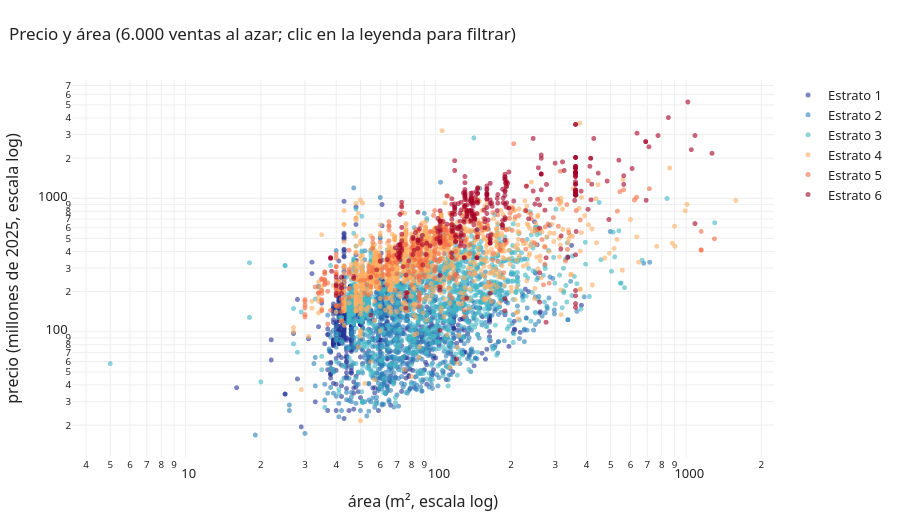

The notebook cell this image was saved under:
### Markdown cell above
## Precio y área

### Code cell
m = viv[viv.estrato.isin(ESTRATOS)].sample(6000, random_state=1)
fig = px.scatter(m, x="area", y="precio_M", color="estrato_txt", log_x=True, log_y=True, opacity=0.6,
                 category_orders={"estrato_txt": NOMBRES_ESTRATO}, color_discrete_sequence=COLORES_ESTRATO,
                 custom_data=["barrio_txt", "precio_txt"],
                 labels={"area": "área (m², escala log)", "precio_M": "precio (millones de 2025, escala log)",
                         "estrato_txt": ""})
fig.update_traces(marker_size=5, hovertemplate="<b>%{customdata[0]}</b><br>%{x:.0f} m²<br>%{customdata[1]}<extra></extra>")
mostrar(fig, "Precio y área (6.000 ventas al azar; clic en la leyenda para filtrar)", alto=520)

rho, p = stats.spearmanr(viv.precio_real, viv.area)
z, ee = np.arctanh(rho), 1 / np.sqrt(len(viv) - 3)
li, ls = np.tanh([z - 1.96 * ee, z + 1.96 * ee])
anotar("¿El precio sube con el área?", "Correlación de Spearman", rho, p,
       f"rho = {rho:.2f} (IC 95%: {li:.2f} a {ls:.2f})")

### Figure 1 — Plotly figure (JSON) as saved in the notebook; plotly's stock layout.template omitted (floating-point values rounded to 4 significant figures; data arrays with more than 128 entries replaced by an {"elided": "..."} marker saying what was removed)
{"data": [{"customdata": {"elided": "1258x2 str values"}, "hovertemplate": "<b>%{customdata[0]}</b><br>%{x:.0f} m²<br>%{customdata[1]}<extra></extra>", "legendgroup": "Estrato 1", "marker": {"color": "#253494", "opacity": 0.6, "size": 5, "symbol": "circle"}, "mode": "markers", "name": "Estrato 1", "showlegend": true, "type": "scattergl", "x": {"elided": "1258 float values"}, "xaxis": "x", "y": {"elided": "1258 float values"}, "yaxis": "y"}, {"customdata": {"elided": "917x2 str values"}, "hovertemplate": "<b>%{customdata[0]}</b><br>%{x:.0f} m²<br>%{customdata[1]}<extra></extra>", "legendgroup": "Estrato 2", "marker": {"color": "#2C7FB8", "opacity": 0.6, "size": 5, "symbol": "circle"}, "mode": "markers", "name": "Estrato 2", "showlegend": true, "type": "scattergl", "x": {"elided": "917 float values"}, "xaxis": "x", "y": {"elided": "917 float values"}, "yaxis": "y"}, {"customdata": {"elided": "1502x2 str values"}, "hovertemplate": "<b>%{customdata[0]}</b><br>%{x:.0f} m²<br>%{customdata[1]}<extra></extra>", "legendgroup": "Estrato 3", "marker": {"color": "#41B6C4", "opacity": 0.6, "size": 5, "symbol": "circle"}, "mode": "markers", "name": "Estrato 3", "showlegend": true, "type": "scattergl", "x": {"elided": "1502 float values"}, "xaxis": "x", "y": {"elided": "1502 float values"}, "yaxis": "y"}, {"customdata": {"elided": "1621x2 str values"}, "hovertemplate": "<b>%{customdata[0]}</b><br>%{x:.0f} m²<br>%{customdata[1]}<extra></extra>", "legendgroup": "Estrato 4", "marker": {"color": "#FDAE61", "opacity": 0.6, "size": 5, "symbol": "circle"}, "mode": "markers", "name": "Estrato 4", "showlegend": true, "type": "scattergl", "x": {"elided": "1621 float values"}, "xaxis": "x", "y": {"elided": "1621 float values"}, "yaxis": "y"}, {"customdata": {"elided": "331x2 str values"}, "hovertemplate": "<b>%{customdata[0]}</b><br>%{x:.0f} m²<br>%{customdata[1]}<extra></extra>", "legendgroup": "Estrato 5", "marker": {"color": "#F46D43", "opacity": 0.6, "size": 5, "symbol": "circle"}, "mode": "markers", "name": "Estrato 5", "showlegend": true, "type": "scattergl", "x": {"elided": "331 float values"}, "xaxis": "x", "y": {"elided": "331 float values"}, "yaxis": "y"}, {"customdata": {"elided": "371x2 str values"}, "hovertemplate": "<b>%{customdata[0]}</b><br>%{x:.0f} m²<br>%{customdata[1]}<extra></extra>", "legendgroup": "Estrato 6", "marker": {"color": "#A50026", "opacity": 0.6, "size": 5, "symbol": "circle"}, "mode": "markers", "name": "Estrato 6", "showlegend": true, "type": "scattergl", "x": {"elided": "371 float values"}, "xaxis": "x", "y": {"elided": "371 float values"}, "yaxis": "y"}], "layout": {"height": 520, "legend": {"title": {"text": ""}, "tracegroupgap": 0}, "title": {"text": "Precio y área (6.000 ventas al azar; clic en la leyenda para filtrar)"}, "xaxis": {"anchor": "y", "domain": [0.0, 1.0], "title": {"text": "área (m², escala log)"}, "type": "log"}, "yaxis": {"anchor": "x", "domain": [0.0, 1.0], "title": {"text": "precio (millones de 2025, escala log)"}, "type": "log"}}}
